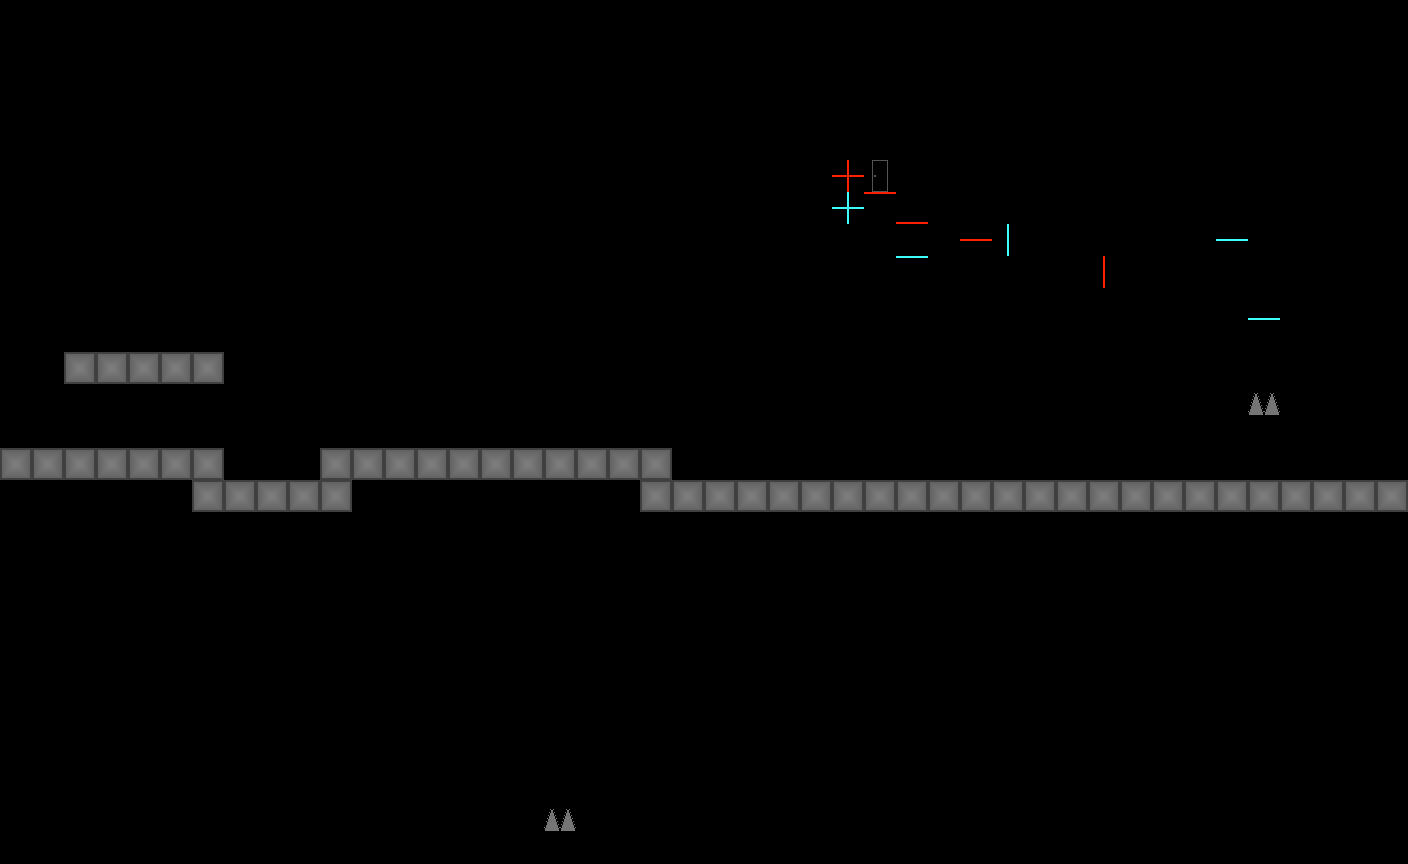

A level layout from a 2D game, rendered from its tile map. Below: a short description, then the map file with tile-grid data replaced by summaries:
An orthogonal 44x27 tile map with 32x32 px tiles, 6 tile layers (Tile Layer 1, Tile Layer 2, Tile Layer 3, Tile Layer 4, ...).

<map version="1.0" orientation="orthogonal" renderorder="right-down" width="44" height="27" tilewidth="32" tileheight="32" nextobjectid="1">
 <tileset firstgid="1" name="tileset2" tilewidth="32" tileheight="32" tilecount="100" columns="10">
  <image source="tileset2.png" width="320" height="320" />
 </tileset>
 <layer name="Tile Layer 1" width="44" height="27">
  <data>[1188 cells, 0 non-empty, 0 distinct tile ids]</data>
 </layer>
 <layer name="Tile Layer 2" width="44" height="27">
  <data>[1188 cells, 65 non-empty, 13 distinct tile ids]</data>
 </layer>
 <layer name="Tile Layer 3" width="44" height="27">
  <data>[1188 cells, 0 non-empty, 0 distinct tile ids]</data>
 </layer>
 <layer name="Tile Layer 4" width="44" height="27">
  <data>[1188 cells, 0 non-empty, 0 distinct tile ids]</data>
 </layer>
 <layer name="Tile Layer 5" width="44" height="27">
  <data>[1188 cells, 0 non-empty, 0 distinct tile ids]</data>
 </layer>
 <layer name="Tile Layer 6" width="44" height="27">
  <data>[1188 cells, 0 non-empty, 0 distinct tile ids]</data>
 </layer>
</map>
